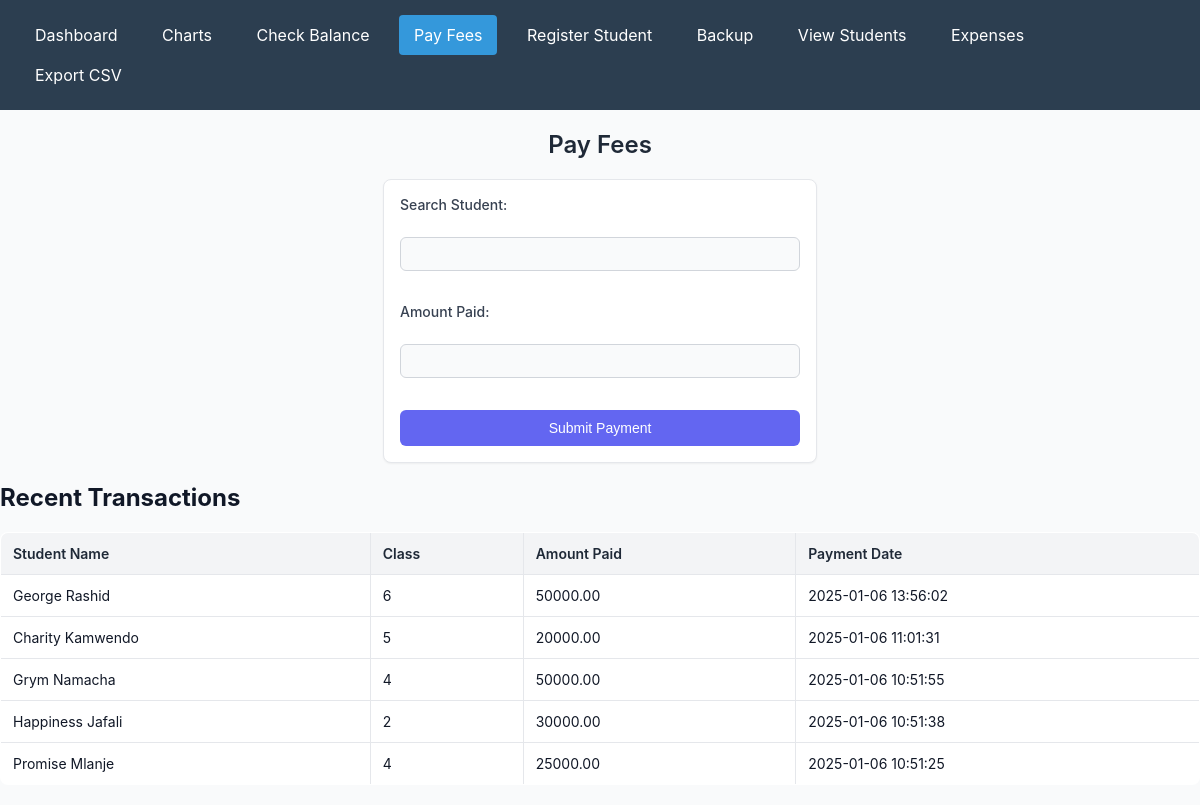
The app's page /pay_fees.php, older data.
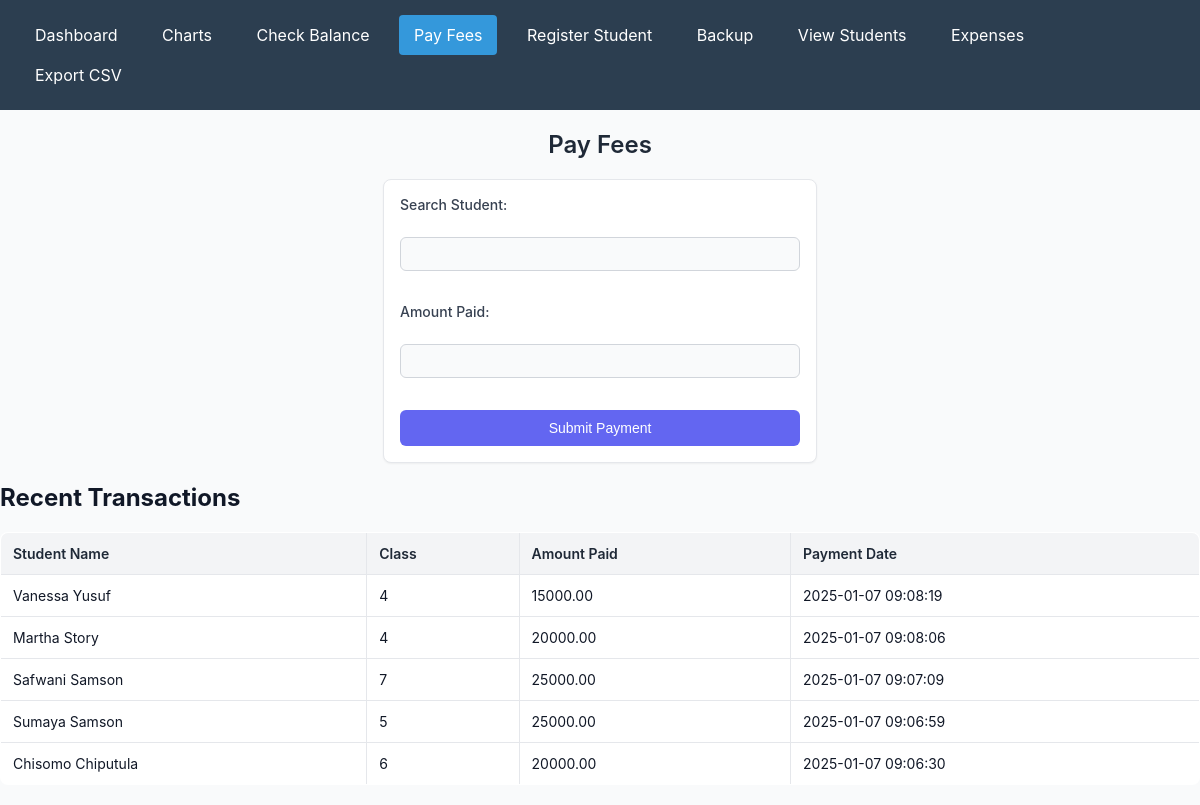
The same page, newer data.
### tables this page shows
CREATE TABLE `payments` (
  `payment_id` int(11) NOT NULL AUTO_INCREMENT,
  `student_id` int(10) unsigned DEFAULT NULL,
  `amount_paid` decimal(10,2) NOT NULL,
  `payment_date` timestamp NOT NULL DEFAULT current_timestamp(),
  PRIMARY KEY (`payment_id`),
  KEY `payments_ibfk_1` (`student_id`)
);

CREATE TABLE `students` (
  `student_id` int(10) NOT NULL AUTO_INCREMENT,
  `name` varchar(100) NOT NULL,
  `class` varchar(20) NOT NULL,
  `date_of_birth` date NOT NULL,
  `gender` enum('Male','Female','Other') NOT NULL,
  `parent_phone` varchar(15) NOT NULL,
  `created_at` timestamp NOT NULL DEFAULT current_timestamp(),
  PRIMARY KEY (`student_id`)
);

### pay_fees.php (the view, shortened to what this page needs)
<?php
include 'db.php';
require_once 'navigation.php';
$recent_transactions = $conn->query("SELECT s.name, s.class, p.amount_paid, p.payment_date
                                    FROM payments p
                                    JOIN students s ON p.student_id = s.student_id
                                    ORDER BY p.payment_date DESC LIMIT 5");
?>
<!DOCTYPE html>
<html>
<head>
    <link rel="stylesheet" type="text/css" href="styles.css">
</head>
<body>
    <h1>Pay Fees</h1>
    <form id="payment_form" method="POST" onsubmit="validateForm(event)">
        <label for="student_name">Search Student:</label><br>
        <input type="text"
               id="student_name"
               name="student_name"
               oninput="fetchStudents(this.value)"
               onchange="handleStudentSelect()"
               list="students"
               required
               autocomplete="off">
        <datalist id="students"></datalist><br><br>
        <label for="amount_paid">Amount Paid:</label><br>
        <input type="number"
               id="amount_paid"
               name="amount_paid"
               step="0.01"
               min="0.01"
               required><br><br>
        <button type="submit">Submit Payment</button>
    </form>
    <h2>Recent Transactions</h2>
    <table border="1">
        <thead>
            <tr>
                <th>Student Name</th>
                <th>Class</th>
                <th>Amount Paid</th>
                <th>Payment Date</th>
            </tr>
        </thead>
        <tbody>
            <?php if ($recent_transactions && $recent_transactions->num_rows > 0): ?>
                <?php while ($row = $recent_transactions->fetch_assoc()): ?>
                    <tr>
                        <td><?= htmlspecialchars($row['name']); ?></td>
                        <td><?= htmlspecialchars($row['class']); ?></td>
                        <td><?= htmlspecialchars($row['amount_paid']); ?></td>
                        <td><?= htmlspecialchars($row['payment_date']); ?></td>
                    </tr>
                <?php endwhile; ?>
            <?php else: ?>
                <tr>
                    <td colspan="4">No recent transactions found.</td>
                </tr>
            <?php endif; ?>
        </tbody>
    </table>
</body>
</html>

Row changes from the older to the newer data that the page shows:
no longer on this page (row unchanged): payments: student.name "George Rashid", student.class "6", amount_paid "50000.00", payment_date "2025-01-06 13:56:02"
no longer on this page (row unchanged): payments: student.name "Charity Kamwendo", student.class "5", amount_paid "20000.00", payment_date "2025-01-06 11:01:31"
no longer on this page (row unchanged): payments: student.name "Grym Namacha", student.class "4", amount_paid "50000.00", payment_date "2025-01-06 10:51:55"
no longer on this page (row unchanged): payments: student.name "Happiness Jafali", student.class "2", amount_paid "30000.00", payment_date "2025-01-06 10:51:38"
no longer on this page (row unchanged): payments: student.name "Promise Mlanje", student.class "4", amount_paid "25000.00", payment_date "2025-01-06 10:51:25"
added payments: student.name "Vanessa Yusuf", student.class "4", amount_paid "15000.00", payment_date "2025-01-07 09:08:19"
added payments: student.name "Martha Story", student.class "4", amount_paid "20000.00", payment_date "2025-01-07 09:08:06"
added payments: student.name "Safwani Samson", student.class "7", amount_paid "25000.00", payment_date "2025-01-07 09:07:09"
added payments: student.name "Sumaya Samson", student.class "5", amount_paid "25000.00", payment_date "2025-01-07 09:06:59"
added payments: student.name "Chisomo Chiputula", student.class "6", amount_paid "20000.00", payment_date "2025-01-07 09:06:30"
